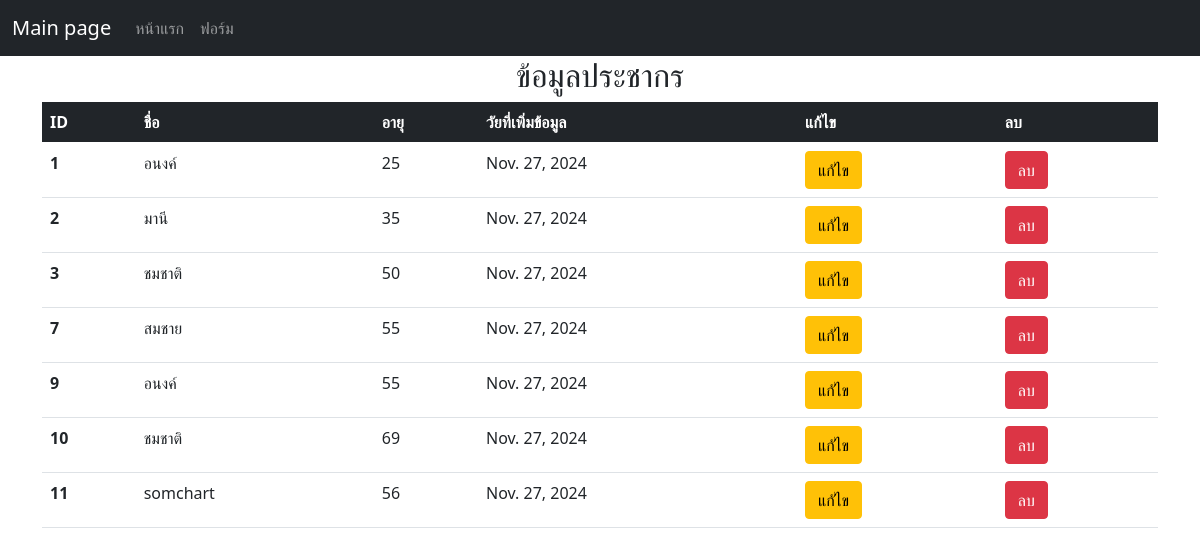
The page / on the database its author committed.
### myapp/models.py (models this page shows, shortened)
class Person(models.Model):
    name = models.CharField(max_length=50)
    age = models.IntegerField()
    date = models.DateField(auto_now=True)

### myapp/views.py (the view)
# urls.py: path('',views.index),
def index(request):
    all_person = Person.objects.all()
    return render(request,"index.html",{"all_person":all_person})

### myapp/templates/index.html (shortened to what this page needs)
{% extends "base.html" %}
{% block content %}
    <h2 class="text-center">ข้อมูลประชากร</h2>
    <table class="table table-hover" >
        <thead class="table-dark">
          <tr>
            <th scope="col">ID</th>
            <th scope="col">ชื่อ</th>
            <th scope="col">อายุ</th>
            <th scope="col">วัยที่เพิ่มข้อมูล</th>
            <th scope="col">แก้ไข</th>
            <th scope="col">ลบ</th>
          </tr>
        </thead>
        <tbody>
            {% for person in all_person %}
            <tr>
              <th scope="row">{{person.id}}</th>
              <td>{{person.name}}</td>
              <td>{{person.age}}</td>
              <td>{{person.date}}</td>
              <td><a href="edit/{{person.id}}" class="btn btn-warning">แกัไข</a></td>
              <td><a href="delete/{{person.id}}" class="btn btn-danger" onclick="return confirm('คุณต้องการลบ {{person.name}} หริอไม่')">ลบ</a></td>
            </tr>
            {% endfor %}
        </tbody>
      </table>
{% endblock %}

### myapp/templates/base.html (shortened to what this page needs)
<!DOCTYPE html>
<html lang="en">
<head>
    <link href="https://cdn.jsdelivr.net/npm/bootstrap@5.0.2/dist/css/bootstrap.min.css" rel="stylesheet">
</head>
<body>
    <nav class="navbar navbar-expand-lg navbar-dark bg-dark">
        <div class="container-fluid">
          <a class="navbar-brand">Main page</a>
          <div class="collapse navbar-collapse" id="navbarNav">
            <ul class="navbar-nav">
              <li class="nav-item">
                <a class="nav-link" aria-current="page" href="/">หน้าแรก</a>
              </li>
              <li class="nav-item">
                <a class="nav-link" href="/form">ฟอร์ม</a>
              </li>
            </ul>
          </div>
        </div>
      </nav>
    <div class="container">
        {% block content %}
        {% endblock %}
    </div>
</body>
</html>

### rows shown on the page
Person: id "1", name "อนงค์", age "25", date "Nov. 27, 2024"
Person: id "2", name "มานี", age "35", date "Nov. 27, 2024"
Person: id "3", name "ชมชาติ", age "50", date "Nov. 27, 2024"
Person: id "7", name "สมชาย", age "55", date "Nov. 27, 2024"
Person: id "9", name "อนงค์", age "55", date "Nov. 27, 2024"
Person: id "10", name "ชมชาติ", age "69", date "Nov. 27, 2024"
Person: id "11", name "somchart", age "56", date "Nov. 27, 2024"
